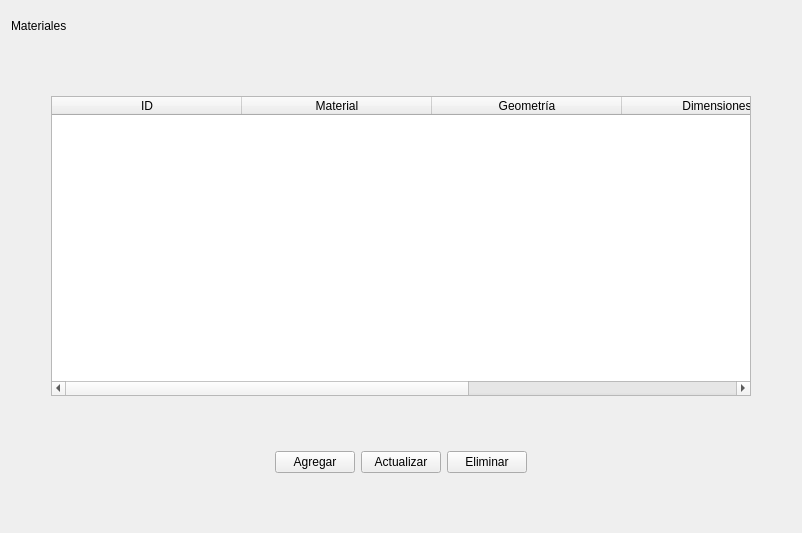
      <widget class="QWidget" name="page_16">
       <layout class="QVBoxLayout" name="verticalLayout_39">
        <item>
         <widget class="QLabel" name="label_38">
          <property name="minimumSize">
           <size>
            <width>0</width>
            <height>30</height>
           </size>
          </property>
          <property name="text">
           <string>Materiales</string>
          </property>
         </widget>
        </item>
        <item>
         <spacer name="verticalSpacer_65">
          <property name="orientation">
           <enum>Qt::Vertical</enum>
          </property>
          <property name="sizeHint" stdset="0">
           <size>
            <width>20</width>
            <height>49</height>
           </size>
          </property>
         </spacer>
        </item>
        <item>
         <layout class="QHBoxLayout" name="horizontalLayout_63">
          <item>
           <spacer name="horizontalSpacer_113">
            <property name="orientation">
             <enum>Qt::Horizontal</enum>
            </property>
            <property name="sizeType">
             <enum>QSizePolicy::Maximum</enum>
            </property>
            <property name="sizeHint" stdset="0">
             <size>
              <width>40</width>
              <height>20</height>
             </size>
            </property>
           </spacer>
          </item>
          <item>
           <widget class="QTableWidget" name="tableWidget_14">
            <property name="minimumSize">
             <size>
              <width>700</width>
              <height>300</height>
             </size>
            </property>
            <property name="editTriggers">
             <set>QAbstractItemView::NoEditTriggers</set>
            </property>
            <attribute name="horizontalHeaderDefaultSectionSize">
             <number>190</number>
            </attribute>
            <attribute name="verticalHeaderVisible">
             <bool>false</bool>
            </attribute>
            <column>
             <property name="text">
              <string>ID</string>
             </property>
            </column>
            <column>
             <property name="text">
              <string>Material</string>
             </property>
            </column>
            <column>
             <property name="text">
              <string>Geometría</string>
             </property>
            </column>
            <column>
             <property name="text">
              <string>Dimensiones</string>
             </property>
            </column>
            <column>
             <property name="text">
              <string>Costo [$/kg]</string>
             </property>
            </column>
           </widget>
          </item>
          <item>
           <spacer name="horizontalSpacer_112">
            <property name="orientation">
             <enum>Qt::Horizontal</enum>
            </property>
            <property name="sizeType">
             <enum>QSizePolicy::Maximum</enum>
            </property>
            <property name="sizeHint" stdset="0">
             <size>
              <width>40</width>
              <height>20</height>
             </size>
            </property>
           </spacer>
          </item>
         </layout>
        </item>
        <item>
         <spacer name="verticalSpacer_66">
          <property name="orientation">
           <enum>Qt::Vertical</enum>
          </property>
          <property name="sizeHint" stdset="0">
           <size>
            <width>20</width>
            <height>49</height>
           </size>
          </property>
         </spacer>
        </item>
        <item>
         <layout class="QHBoxLayout" name="horizontalLayout_43">
          <item>
           <spacer name="horizontalSpacer_68">
            <property name="orientation">
             <enum>Qt::Horizontal</enum>
            </property>
            <property name="sizeHint" stdset="0">
             <size>
              <width>253</width>
              <height>20</height>
             </size>
            </property>
           </spacer>
          </item>
          <item>
           <widget class="QPushButton" name="pushButton_44">
            <property name="text">
             <string>Agregar</string>
            </property>
           </widget>
          </item>
          <item>
           <widget class="QPushButton" name="pushButton_41">
            <property name="text">
             <string>Actualizar</string>
            </property>
            <property name="checkable">
             <bool>false</bool>
            </property>
           </widget>
          </item>
          <item>
           <widget class="QPushButton" name="pushButton_43">
            <property name="text">
             <string>Eliminar</string>
            </property>
           </widget>
          </item>
          <item>
           <spacer name="horizontalSpacer_69">
            <property name="orientation">
             <enum>Qt::Horizontal</enum>
            </property>
            <property name="sizeHint" stdset="0">
             <size>
              <width>252</width>
              <height>20</height>
             </size>
            </property>
           </spacer>
          </item>
         </layout>
        </item>
        <item>
         <spacer name="verticalSpacer_67">
          <property name="orientation">
           <enum>Qt::Vertical</enum>
          </property>
          <property name="sizeHint" stdset="0">
           <size>
            <width>20</width>
            <height>49</height>
           </size>
          </property>
         </spacer>
        </item>
       </layout>
      </widget>
